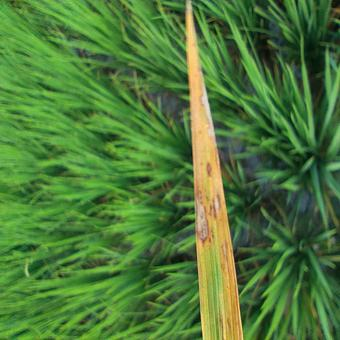
#> input picture backend/ml_assets/vision/test_images/full_library/Rice__Bacterial_Leaf_Blight/0002.jpg, 340 x 340 px; its folder holds only this picture in this run
$ jupyter execute --allow-errors yolo26-cls-fine-tuning-on-a-cleaned-bangladesh-ric.ipynb   (shell and % lines are left out)   (older library calls are emulated)
#> lines starting #> are read from the running program, lines starting #| are printed output that depends on the picture
# YOLO26-cls Fine-Tuning on a Cleaned Bangladesh Rice Leaf Disease Dataset (9+1 Classes)

**Task:** Multi-variant (s → m → n) transfer-learning benchmark of Ultralytics YOLO26 classification
heads on a deduplicated, stratified, imbalance-audited 10-class rice leaf dataset (9 disease/pest
classes + synthetic "Others" open-set class), at 224×224.

**Dataset scope note:** an extension feasibility scout (Hugging Face, Kaggle, Roboflow, Mendeley,
Zenodo, BRRI/BRKB) found no additional BRRI major disease with a verified, sufficiently large
(>300-500 images), field-realistic Bangladesh-relevant source — False Smut, Sheath Rot, Bakanae,
Ufra, Seedling Blight and Grassy/Ragged Stunt all lack usable data (≤150 images or none). Bacterial
Leaf Streak (505 images, Paddy Doctor) is the one borderline-viable addition but was left out of this
run to avoid the 2.65× synthetic augmentation it would need and the extra imbalance it would
introduce. The notebook therefore trains on the current 9-disease + Others scope.

**Design goals of this notebook**
- Cell-modular: one logical operation per cell, markdown section headers throughout.
- Session-safe: every checkpoint and export is written under `/kaggle/working`, resumable across
  Kaggle's ~12h interactive session limit.
- Reusable `train_variant()` so the three backbones (`yolo26s-cls`, `yolo26m-cls`, `yolo26n-cls`)
  are trained, evaluated, exported and archived through one code path rather than copy-pasted three
  times.
- Reports both `val` and `test` (801 held-out images, never used for model selection) metrics,
  including macro-F1 (primary, imbalance-robust), weighted-F1, ECE/calibration, and per-class recall
  with binomial standard error for the small classes (Turongo n=34, Narrow Brown Leaf Spot n=52).

**Variant order:** `yolo26s-cls` → `yolo26m-cls` → `yolo26n-cls`, each fine-tuned independently
from its own ImageNet-pretrained checkpoint (no chaining between variants).

## 1. Environment Fingerprint

Record exact library/hardware versions before anything else runs. Ultralytics is pinned rather than blindly upgraded, since classify's `imgsz` default (224) and trainer kwargs have shifted across releases.

[cell 1]
import platform, subprocess, json, sys
import torch
import ultralytics

# [8 lines left out: function get_gpu_info, not called in this run]

#> (the rest of this cell did not finish here and is left out)

## 2. Paths & Global Configuration

Kaggle mounts the dataset read-only under `/kaggle/input/<dataset-slug>/...` and auto-unzips
`Rice_224.zip`, so no manual `zipfile.extractall` is needed. The folder inside the zip is `Rice_224`.
All writable output (checkpoints, exports, archives) goes under `/kaggle/working`.

Update `KAGGLE_INPUT` below to match the actual mounted path (check with `!ls /kaggle/input/` if
unsure — Kaggle sometimes nests dataset slugs differently on upload).

[cell 2]
from pathlib import Path
from dataclasses import dataclass, asdict
from typing import List

KAGGLE_INPUT = Path("/kaggle/input/datasets/khanraiyanibnereza/rice-224/Rice_224")  # <-- update to your actual mounted path

WORKING_DIR = Path("/kaggle/working")
RUNS_DIR = WORKING_DIR / "runs"
BACKUP_DIR = WORKING_DIR / "backups"
ARCHIVE_DIR = WORKING_DIR / "archives"

for d in (RUNS_DIR, BACKUP_DIR, ARCHIVE_DIR):
    d.mkdir(parents=True, exist_ok=True)

# Alphabetical order = label index, matches classes.txt / ImageFolder.
CLASSES = [
    "Rice__Bacterial_Leaf_Blight",
    "Rice__Brown_Spot",
    "Rice__Healthy_Leaf",
    "Rice__Leaf_Blast",
    "Rice__Leaf_Scald",
    "Rice__Narrow_Brown_Leaf_Spot",
    "Rice__Rice_Hispa",
    "Rice__Sheath_Blight",
    "Rice__Turongo",
    "Others",
]
NUM_CLASSES = len(CLASSES)

# Short display labels for plots (full class names are long).
SHORT_LABELS = {
    "Rice__Bacterial_Leaf_Blight": "BLB",
    "Rice__Brown_Spot": "Brown Spot",
    "Rice__Healthy_Leaf": "Healthy",
    "Rice__Leaf_Blast": "Leaf Blast",
    "Rice__Leaf_Scald": "Leaf Scald",
    "Rice__Narrow_Brown_Leaf_Spot": "Narrow Brown",
    "Rice__Rice_Hispa": "Hispa",
    "Rice__Sheath_Blight": "Sheath Blight",
    "Rice__Turongo": "Turongo",
    "Others": "Others",
}

EXPECTED_COUNTS = {
    "Rice__Bacterial_Leaf_Blight":  {"train": 258, "val": 55,  "test": 55},
    "Rice__Brown_Spot":             {"train": 264, "val": 57,  "test": 57},
    "Rice__Healthy_Leaf":           {"train": 627, "val": 134, "test": 135},
    "Rice__Leaf_Blast":             {"train": 707, "val": 152, "test": 151},
    "Rice__Leaf_Scald":             {"train": 533, "val": 114, "test": 114},
    "Rice__Narrow_Brown_Leaf_Spot": {"train": 243, "val": 52,  "test": 52},
    "Rice__Rice_Hispa":             {"train": 256, "val": 55,  "test": 55},
    "Rice__Sheath_Blight":          {"train": 270, "val": 58,  "test": 58},
    "Rice__Turongo":                {"train": 158, "val": 34,  "test": 34},
    "Others":                       {"train": 420, "val": 90,  "test": 90},
}

# Inverse-frequency class weights (10-class, from dataset audit; index order matches CLASSES).
CLASS_WEIGHTS = [1.45, 1.42, 0.60, 0.53, 0.70, 1.54, 1.46, 1.38, 2.36, 0.89]

# Channel stats were not recomputed after the final resize (per audit). Dataset is green-dominant;
# fall back to ImageNet normalization defaults, which Ultralytics classify uses unless overridden.
IMAGENET_MEAN = [0.485, 0.456, 0.406]
IMAGENET_STD  = [0.229, 0.224, 0.225]

print(f"Dataset root: {KAGGLE_INPUT}")
print(f"Exists: {KAGGLE_INPUT.exists()}")

### 2.1 Run configuration

A dataclass keeps every hyperparameter for every variant in one auditable place. Defaults follow the
project brief: `AdamW`, `lr0=0.001`, `weight_decay=0.0005`, cosine LR, warmup, RandAugment + random
erasing (classify-relevant augmentations only — `mosaic/mixup/copy_paste/degrees/shear/perspective`
are detection-only and are not read by the classification trainer). Batch size follows the Kaggle
hardware note: 64 feasible for n/s at 224, 32 for m.

[cell 3]
@dataclass
class VariantConfig:
    name: str                      # e.g. "yolo26s-cls"
    weights: str                   # ImageNet-pretrained checkpoint to start from
    epochs: int = 80
    imgsz: int = 224
    batch: int = 64
    patience: int = 20
    save_period: int = 5
    optimizer: str = "AdamW"
    lr0: float = 0.001
    weight_decay: float = 0.0005
    warmup_epochs: float = 3.0
    cos_lr: bool = True
    label_smoothing: float = 0.05
    hsv_h: float = 0.015
    hsv_s: float = 0.7
    hsv_v: float = 0.4
    fliplr: float = 0.5
    flipud: float = 0.0
    scale: float = 0.5
    erasing: float = 0.4
    auto_augment: str = "randaugment"
    amp: bool = True
    seed: int = 0
    deterministic: bool = False    # True slows training; flip on for a final reproducibility run
    cache: bool = False            # Kaggle RAM-limited; keep False
    device: int = 0

VARIANTS: List[VariantConfig] = [
    VariantConfig(name="yolo26s-cls", weights="yolo26s-cls.pt", batch=64),
    VariantConfig(name="yolo26m-cls", weights="yolo26m-cls.pt", batch=32),
    VariantConfig(name="yolo26n-cls", weights="yolo26n-cls.pt", batch=64),
]

for v in VARIANTS:
    print(v.name, "-> weights:", v.weights, "batch:", v.batch)

### 2.2 Small-class statistical note

At `n=34` test images, Turongo's recall has a large binomial standard error:
`SE = sqrt(p(1-p)/n)`. At an assumed true recall `p=0.85`, `SE ≈ 0.061`, i.e. roughly **±11.8 points**
at 95% CI (`±1.94·SE`). Narrow Brown Leaf Spot (`n=52`) is the next-smallest disease class. Both are
reported with explicit CIs in Section 6 rather than as bare point estimates, since a single-run
macro-F1 swing on these classes can be sampling noise, not a real model difference between variants.

[cell 4]
import math

def binomial_ci(p_hat: float, n: int, z: float = 1.96):
    if n == 0:
        return (float("nan"), float("nan"))
    se = math.sqrt(max(p_hat * (1 - p_hat), 0) / n)
    return (max(0.0, p_hat - z * se), min(1.0, p_hat + z * se)), se

# Sanity print for Turongo at an assumed recall of 0.85
(lo, hi), se = binomial_ci(0.85, EXPECTED_COUNTS["Rice__Turongo"]["test"])
print(f"Turongo (n=34) at assumed recall 0.85: SE={se:.3f}, 95% CI=({lo:.3f}, {hi:.3f})")

## 3. Dataset Sanity Checks

Verify the unzipped structure, per-class/per-split counts against the audited ground truth, and spot
for train/val/test leakage by exact-file hash. The dataset audit already found and removed 171
dHash groups that spanned splits pre-resplit; this recheck catches a corrupted re-upload rather than
repeating the original dedup work.

[cell 5]
def list_split_counts(root: Path):
    counts = {}
    for split in ("train", "val", "test"):
        split_dir = root / split
        if not split_dir.exists():
            counts[split] = None
            continue
        counts[split] = {
            cls_dir.name: len(list(cls_dir.glob("*.jpg")))
            for cls_dir in sorted(split_dir.iterdir()) if cls_dir.is_dir()
        }
    return counts

observed = list_split_counts(KAGGLE_INPUT)
mismatches = []
for split in ("train", "val", "test"):
    if observed[split] is None:
        mismatches.append(f"MISSING split dir: {split}")
        continue
    for cls in CLASSES:
        exp = EXPECTED_COUNTS[cls][split]
        got = observed[split].get(cls, 0)
        if exp != got:
            mismatches.append(f"{split}/{cls}: expected {exp}, got {got}")

print(f"Total mismatches: {len(mismatches)}")
for m in mismatches[:20]:
    print(" -", m)

total_images = sum(sum(observed[s].values()) for s in ("train", "val", "test") if observed[s])
print(f"\nTotal images found: {total_images} (expected 5,338)")

### 3.1 Leakage check (exact-file hash across splits)

[cell 6]
import hashlib

# [6 lines left out: function file_md5, not called in this run]

def hash_split(split: str):
    hashes = {}
    split_dir = KAGGLE_INPUT / split
    if not split_dir.exists():
        return hashes
    for cls_dir in split_dir.iterdir():
        if not cls_dir.is_dir():
            continue
        for img in cls_dir.glob("*.jpg"):
            hashes[file_md5(img)] = str(img.relative_to(KAGGLE_INPUT))
    return hashes

train_hashes = hash_split("train")
val_hashes = hash_split("val")
test_hashes = hash_split("test")

leak_train_val = set(train_hashes) & set(val_hashes)
leak_train_test = set(train_hashes) & set(test_hashes)
leak_val_test = set(val_hashes) & set(test_hashes)

print(f"train/val exact-duplicate leakage: {len(leak_train_val)}")
print(f"train/test exact-duplicate leakage: {len(leak_train_test)}")
print(f"val/test exact-duplicate leakage: {len(leak_val_test)}")
assert not leak_train_val and not leak_train_test and not leak_val_test, "Leakage detected!"
print("No exact-file leakage across splits.")

### 3.2 Channel statistics (empirical check)

The audit did not recompute channel stats after the final resize. This cell computes them
independently on a train sample purely as a sanity/documentation step (green-dominant leaf imagery
expected) — there is no audited target to compare against, so ImageNet normalization defaults are
used for training regardless.

[cell 7]
import random
import numpy as np
from PIL import Image

random.seed(42)
train_dir = KAGGLE_INPUT / "train"
#> (the rest of this cell did not finish here and is left out)

### 3.3 Visual spot-check

One random sample per class, to catch gross mislabeling before spending GPU time.

[cell 8]
import matplotlib.pyplot as plt

fig, axes = plt.subplots(2, 5, figsize=(16, 6.5))
#> (the rest of this cell did not finish here and is left out)

### 3.4 Blur distribution check (Turongo shortcut risk)

The audit notes Turongo images are blurrier on average (median Laplacian variance ~126 vs Healthy
~210), which risks the model learning a blur→Turongo shortcut instead of the actual lesion pattern.
This cell recomputes blur variance per class on a sample so the risk is visible before training,
not discovered only after a suspiciously easy Turongo recall.

[cell 9]
import cv2

def laplacian_variance(path: Path) -> float:
    img = cv2.imread(str(path), cv2.IMREAD_GRAYSCALE)
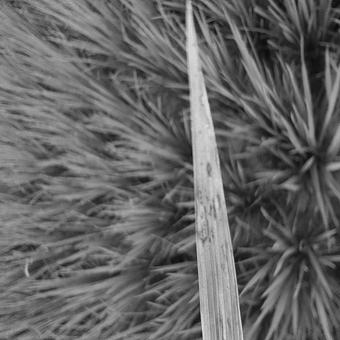
#> img: shape (340, 340); min 7, max 228, mean 101.6
    if img is None:
        return float("nan")
    return cv2.Laplacian(img, cv2.CV_64F).var()

blur_by_class = {}
for cls in CLASSES:
    cls_dir = train_dir / cls
    files = list(cls_dir.glob("*.jpg"))
    sample_files = random.sample(files, min(80, len(files)))
    variances = [laplacian_variance(p) for p in sample_files]
#> variances = [337]
    blur_by_class[cls] = float(np.median(variances))

for cls, med in sorted(blur_by_class.items(), key=lambda kv: kv[1]):
    print(f"{SHORT_LABELS[cls]:15s} median blur variance: {med:6.1f}")
#> this loop made 10 passes
#> (cls, med) on passes 1 to 8: ('Rice__Bacterial_Leaf_Blight', 337), ('Rice__Brown_Spot', nan), ('Rice__Healthy_Leaf', nan), ('Rice__Leaf_Blast', nan), ('Rice__Leaf_Scald', nan), ('Rice__Narrow_Brown_Leaf_Spot', nan), ('Rice__Rice_Hispa', nan), ('Rice__Sheath_Blight', nan)
#> (printed output is left out)

## 4. Reusable Training / Evaluation / Export Pipeline

`train_variant()` runs one backbone end-to-end:

1. Resume from `last.pt` if an interrupted run exists for this variant, otherwise start fresh from
   the ImageNet-pretrained checkpoint.
2. Fine-tune with `model.train(...)`.
3. Evaluate on `val` and on the held-out `test` split separately, producing top1/top5, confusion
   matrices, an sklearn classification report (precision/recall/F1 per class, macro-F1, weighted-F1),
   and **ECE (Expected Calibration Error)** from softmax confidences.
4. Export to ONNX and TFLite (LiteRT) at `imgsz=224`, plus OpenVINO/TorchScript when feasible, and
   validate the ONNX export's top1 against the PyTorch checkpoint (target: within 0.5 points).
5. Copy `save_dir` to a session-safe backup and zip everything (`best.pt`, `last.pt`, exports,
   `args.yaml`, `results.csv`, `results.png`, confusion matrices, classification report,
   `test_metrics.json`, val logs) into one downloadable archive per variant.

**On class-weighted loss:** Ultralytics' `ClassificationTrainer.train()` does not expose a
class-weight kwarg (`cls_pw` is detection-only BCE). Per the literature synthesis, weighted
cross-entropy is the effective minimal-change lever for this imbalance level, but wiring it in
requires subclassing `ClassificationTrainer` to override its loss function — noted here as a
documented extension point (see commented block in `train_variant`) rather than the default path,
to keep the three variants directly comparable on one reproducible pipeline. `label_smoothing=0.05`
is used as the built-in calibration/imbalance lever instead.

[cell 10]
import json, shutil, time
import numpy as np
from ultralytics import YOLO
from sklearn.metrics import classification_report, f1_score

def resolve_resume(variant: VariantConfig):
    """Return (weights_path, resume_bool). Resumes from last.pt if a prior run exists."""
    candidate_last = RUNS_DIR / "classify" / variant.name / "weights" / "last.pt"
    if candidate_last.exists():
        print(f"[{variant.name}] found existing last.pt -> resuming")
        return str(candidate_last), True
    return variant.weights, False


# [103 lines left out: functions expected_calibration_error, run_split_eval, export_and_validate, not called in this run]


def train_variant(variant: VariantConfig, data_root: str = str(KAGGLE_INPUT)) -> dict:
    print(f"\n{'=' * 70}\n[{variant.name}] starting\n{'=' * 70}")

    weights, resume = resolve_resume(variant)
    model = YOLO(weights)

    train_kwargs = dict(
        data=data_root,
        epochs=variant.epochs,
        imgsz=variant.imgsz,
        batch=variant.batch,
        patience=variant.patience,
        save_period=variant.save_period,
        optimizer=variant.optimizer,
        lr0=variant.lr0,
        weight_decay=variant.weight_decay,
        warmup_epochs=variant.warmup_epochs,
        cos_lr=variant.cos_lr,
        label_smoothing=variant.label_smoothing,
        hsv_h=variant.hsv_h, hsv_s=variant.hsv_s, hsv_v=variant.hsv_v,
        fliplr=variant.fliplr, flipud=variant.flipud, scale=variant.scale,
        erasing=variant.erasing, auto_augment=variant.auto_augment,
        amp=variant.amp, seed=variant.seed, deterministic=variant.deterministic,
        cache=variant.cache, device=variant.device,
        project=str(RUNS_DIR / "classify"), name=variant.name, exist_ok=True,
    )
    if resume:
        # Only save_period/workers/cache/patience/time/freeze/val/plots are safely overridable on resume.
        model.train(resume=True)
    else:
        model.train(**train_kwargs)

    save_dir = Path(model.trainer.save_dir)
    best_pt = save_dir / "weights" / "best.pt"
    last_pt = save_dir / "weights" / "last.pt"

    best_model = YOLO(str(best_pt))

    val_metrics, _ = run_split_eval(best_model, data_root, "val", variant.name)
    test_metrics, _ = run_split_eval(best_model, data_root, "test", variant.name)
    export_results = export_and_validate(best_model, variant.name, data_root)

    test_metrics_full = {
        "variant": variant.name,
        "val": val_metrics,
        "test": test_metrics,
        "exports": export_results,
        "params": sum(p.numel() for p in best_model.model.parameters()),
        "config": asdict(variant),
    }

    metrics_path = save_dir / "test_metrics.json"
    metrics_path.write_text(json.dumps(test_metrics_full, indent=2))

    backup_target = BACKUP_DIR / variant.name
    if backup_target.exists():
        shutil.rmtree(backup_target)
    shutil.copytree(save_dir, backup_target)
    shutil.copy2(best_pt, WORKING_DIR / f"{variant.name}_best.pt")
    shutil.copy2(last_pt, WORKING_DIR / f"{variant.name}_last.pt")

    archive_path = shutil.make_archive(str(ARCHIVE_DIR / variant.name), "zip", root_dir=backup_target)
    print(f"[{variant.name}] done. Archive: {archive_path}")

    return test_metrics_full

## 5. Run All Variants (s → m → n)

Each call is independent and resumable: if the session is interrupted, re-running this cell picks up
from `last.pt` for whichever variant was in progress, then continues to the next. Results accumulate
into `all_results` for the cross-variant comparison in Section 6.

[cell 11]
all_results = {}
#> (the rest of this cell did not finish here and is left out)

## 6. Cross-Variant Comparison (n / s / m)

Comparison table across the three trained variants on the held-out **test** split (801 images):
top1, top5, macro-F1, weighted-F1, ECE, per-class recall for the small/confusable classes, params,
model size, and ONNX parity delta.

[cell 12]
import pandas as pd

rows = []
for name, res in all_results.items():
    test = res["test"]
    report = test["classification_report"]
    onnx = res["exports"].get("onnx", {})
    best_pt_path = WORKING_DIR / f"{name}_best.pt"
    size_mb = best_pt_path.stat().st_size / (1024 * 1024) if best_pt_path.exists() else None
    rows.append({
        "variant": name,
        "params_M": round(res["params"] / 1e6, 2),
        "size_MB": round(size_mb, 2) if size_mb else None,
        "test_top1": round(test["top1"], 4),
        "test_top5": round(test["top5"], 4),
        "macro_F1": round(test["macro_f1"], 4),
        "weighted_F1": round(test["weighted_f1"], 4),
        "ECE": round(test["ece"], 4),
        "recall_Turongo": round(report.get("Rice__Turongo", {}).get("recall", float("nan")), 4),
        "recall_NarrowBrown": round(report.get("Rice__Narrow_Brown_Leaf_Spot", {}).get("recall", float("nan")), 4),
        "recall_BLB": round(report.get("Rice__Bacterial_Leaf_Blight", {}).get("recall", float("nan")), 4),
        "recall_BrownSpot": round(report.get("Rice__Brown_Spot", {}).get("recall", float("nan")), 4),
        "onnx_test_top1": round(onnx.get("test_top1", float("nan")), 4) if "test_top1" in onnx else None,
        "onnx_delta": (round(test["top1"] - onnx["test_top1"], 4) if "test_top1" in onnx else None),
        "tflite_int8_MB": res["exports"].get("tflite_int8", {}).get("size_MB"),
    })

#> (the rest of this cell did not finish here and is left out)

### 6.1 Per-class recall comparison, with Turongo / Narrow Brown Leaf Spot 95% CI

[cell 13]
fig, ax = plt.subplots(figsize=(14, 5.5))
width = 0.25
x = np.arange(len(CLASSES))
short_names = [SHORT_LABELS[c] for c in CLASSES]

for i, name in enumerate(all_results.keys()):
    per_class = all_results[name]["test"]["per_class_ci"]
    recalls = [per_class.get(c, {}).get("recall", 0) for c in CLASSES]
    errs = [1.96 * per_class.get(c, {}).get("se", 0) for c in CLASSES]
    ax.bar(x + i * width, recalls, width, yerr=errs, capsize=2, label=name)

# Highlight the small/confusable classes called out in the project brief.
for cls_name in ("Rice__Turongo", "Rice__Narrow_Brown_Leaf_Spot"):
    idx = CLASSES.index(cls_name)
    ax.axvspan(idx - 0.5 + width, idx + 0.5 + width, color="yellow", alpha=0.15)

ax.set_xticks(x + width)
ax.set_xticklabels(short_names, rotation=30, ha="right")
ax.set_ylabel("Test recall (95% CI)")
ax.set_title("Per-class test recall by variant — Turongo & Narrow Brown Leaf Spot highlighted")
ax.legend()
plt.tight_layout()
plt.show()
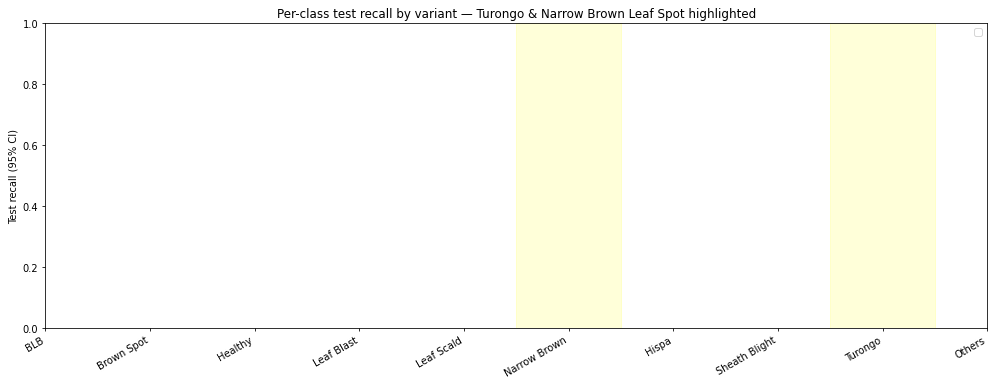
#> figure drawn by matplotlib, 1 panel
#> (the rest of the program and of its run is left out)
